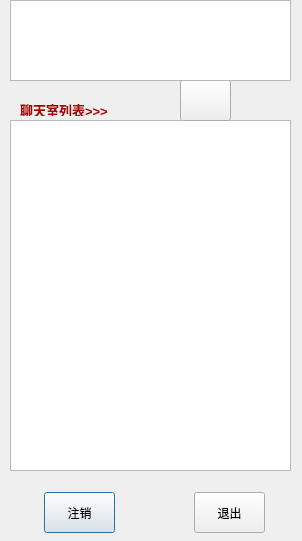
<?xml version="1.0" encoding="UTF-8"?>
<ui version="4.0">
 <class>Dialog</class>
 <widget class="QDialog" name="Dialog">
  <property name="geometry">
   <rect>
    <x>0</x>
    <y>0</y>
    <width>302</width>
    <height>541</height>
   </rect>
  </property>
  <property name="windowTitle">
   <string>Dialog</string>
  </property>
  <widget class="QListWidget" name="chatroom">
   <property name="geometry">
    <rect>
     <x>10</x>
     <y>120</y>
     <width>281</width>
     <height>351</height>
    </rect>
   </property>
  </widget>
  <widget class="QPushButton" name="destory">
   <property name="geometry">
    <rect>
     <x>44</x>
     <y>492</y>
     <width>71</width>
     <height>41</height>
    </rect>
   </property>
   <property name="text">
    <string>注销</string>
   </property>
  </widget>
  <widget class="QPushButton" name="exit_btn">
   <property name="geometry">
    <rect>
     <x>194</x>
     <y>492</y>
     <width>71</width>
     <height>41</height>
    </rect>
   </property>
   <property name="text">
    <string>退出</string>
   </property>
  </widget>
  <widget class="QLabel" name="list">
   <property name="geometry">
    <rect>
     <x>20</x>
     <y>100</y>
     <width>111</width>
     <height>16</height>
    </rect>
   </property>
   <property name="text">
    <string>&lt;html&gt;&lt;head/&gt;&lt;body&gt;&lt;p&gt;&lt;span style=&quot; font-size:10pt; font-weight:600; color:#aa0000;&quot;&gt;聊天室列表&amp;gt;&amp;gt;&amp;gt;&lt;/span&gt;&lt;/p&gt;&lt;/body&gt;&lt;/html&gt;</string>
   </property>
  </widget>
  <widget class="QPushButton" name="roomlist_btn">
   <property name="geometry">
    <rect>
     <x>180</x>
     <y>80</y>
     <width>51</width>
     <height>41</height>
    </rect>
   </property>
   <property name="text">
    <string/>
   </property>
  </widget>
  <widget class="QListWidget" name="user">
   <property name="geometry">
    <rect>
     <x>10</x>
     <y>0</y>
     <width>281</width>
     <height>81</height>
    </rect>
   </property>
  </widget>
 </widget>
 <resources/>
 <connections/>
</ui>
